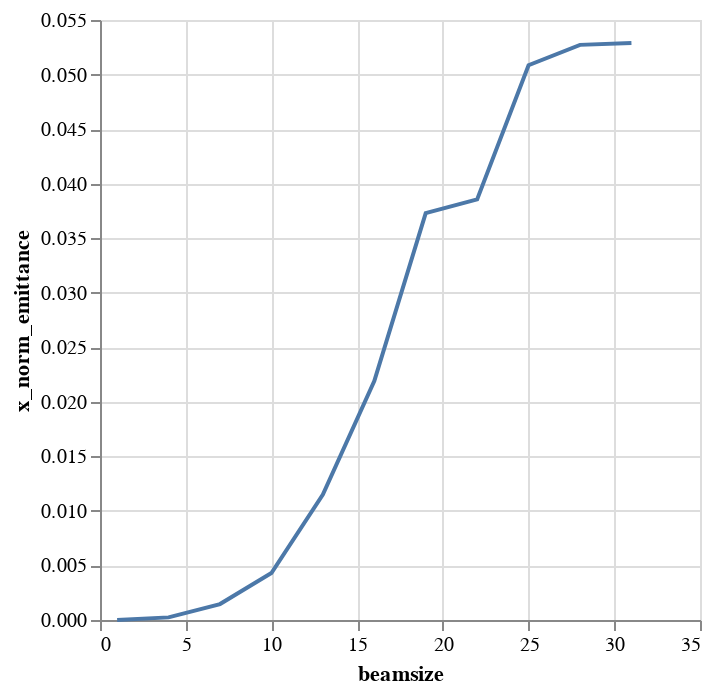

The cell this chart's notebook holds for it:
### Code cell
alt.Chart(emit_df).mark_line().encode(
    x='beamsize',
    y='x_norm_emittance',
)

### Figure 1 — Vega-Lite specification as saved in the notebook (floating-point values rounded to 4 significant figures)
{"$schema": "https://vega.github.io/schema/vega-lite/v1.2.1.json", "data": {"values": [{"beamsize": 1, "losses": 0, "relbeta": 0.002308, "sourceID": 16777217, "sourceName": "bs_1", "x_emittance": 0.002868, "x_norm_emittance": 6.62e-06, "y_emittance": 7.938e-06, "y_norm_emittance": 1.832e-08}, {"beamsize": 4, "losses": 0, "relbeta": 0.002308, "sourceID": 16777218, "sourceName": "bs_4", "x_emittance": 0.1042, "x_norm_emittance": 0.0002406, "y_emittance": 0.0008403, "y_norm_emittance": 1.94e-06}, {"beamsize": 7, "losses": 0, "relbeta": 0.002308, "sourceID": 16777219, "sourceName": "bs_7", "x_emittance": 0.632, "x_norm_emittance": 0.001459, "y_emittance": 0.006782, "y_norm_emittance": 1.566e-05}, {"beamsize": 10, "losses": 0, "relbeta": 0.002308, "sourceID": 16777220, "sourceName": "bs_10", "x_emittance": 1.866, "x_norm_emittance": 0.004307, "y_emittance": 0.07588, "y_norm_emittance": 0.0001752}, {"beamsize": 13, "losses": 2, "relbeta": 0.002308, "sourceID": 16777221, "sourceName": "bs_13", "x_emittance": 4.984, "x_norm_emittance": 0.01151, "y_emittance": 0.1732, "y_norm_emittance": 0.0003998}, {"beamsize": 16, "losses": 13, "relbeta": 0.002308, "sourceID": 16777222, "sourceName": "bs_16", "x_emittance": 9.491, "x_norm_emittance": 0.02191, "y_emittance": 0.3577, "y_norm_emittance": 0.0008257}, {"beamsize": 19, "losses": 38, "relbeta": 0.002308, "sourceID": 16777223, "sourceName": "bs_19", "x_emittance": 16.16, "x_norm_emittance": 0.0373, "y_emittance": 0.9717, "y_norm_emittance": 0.002243}, {"beamsize": 22, "losses": 64, "relbeta": 0.002308, "sourceID": 16777224, "sourceName": "bs_22", "x_emittance": 16.7, "x_norm_emittance": 0.03856, "y_emittance": 5.506, "y_norm_emittance": 0.01271}, {"beamsize": 25, "losses": 117, "relbeta": 0.002308, "sourceID": 16777225, "sourceName": "bs_25", "x_emittance": 22.03, "x_norm_emittance": 0.05085, "y_emittance": 5.34, "y_norm_emittance": 0.01233}, {"beamsize": 28, "losses": 163, "relbeta": 0.002308, "sourceID": 16777226, "sourceName": "bs_28", "x_emittance": 22.84, "x_norm_emittance": 0.05272, "y_emittance": 7.541, "y_norm_emittance": 0.01741}, {"beamsize": 31, "losses": 200, "relbeta": 0.002308, "sourceID": 16777227, "sourceName": "bs_31", "x_emittance": 22.91, "x_norm_emittance": 0.05289, "y_emittance": 11.17, "y_norm_emittance": 0.02578}]}, "encoding": {"x": {"field": "beamsize", "type": "quantitative"}, "y": {"field": "x_norm_emittance", "type": "quantitative"}}, "mark": "line"}
